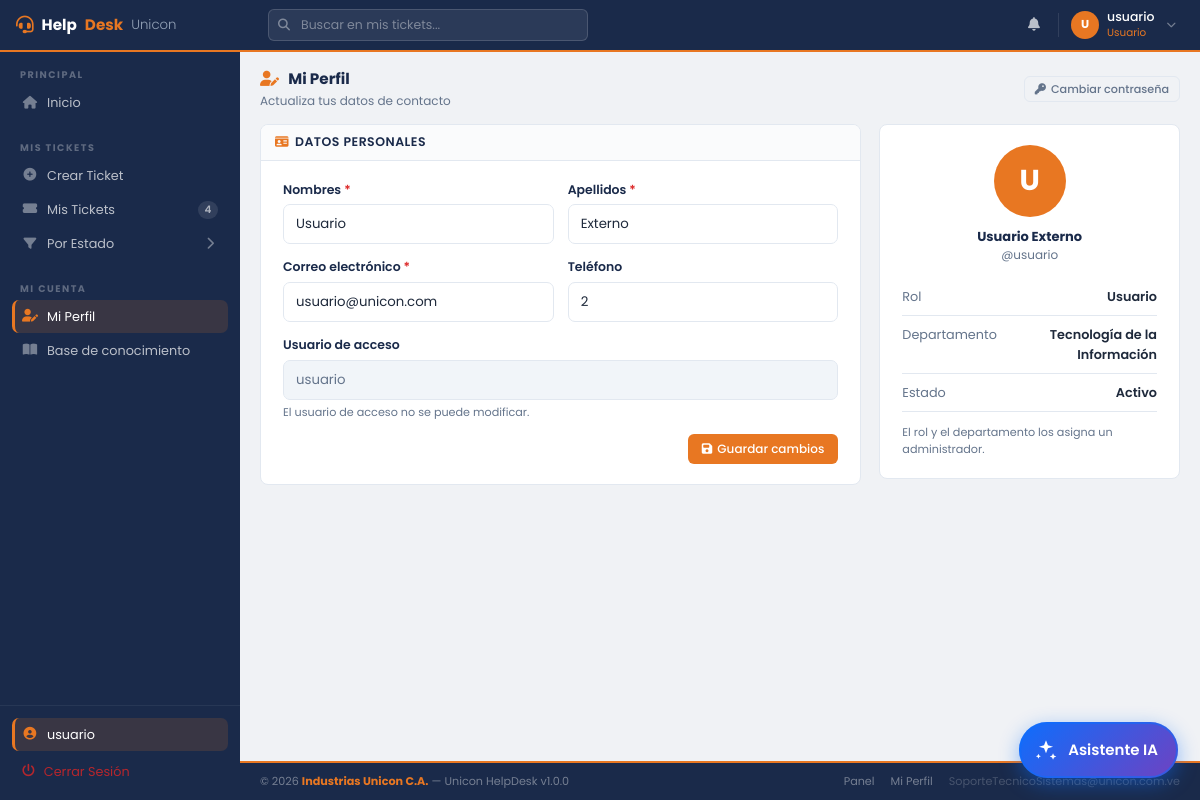
Page /usuario/perfil.php (signed in) on the earlier database version.
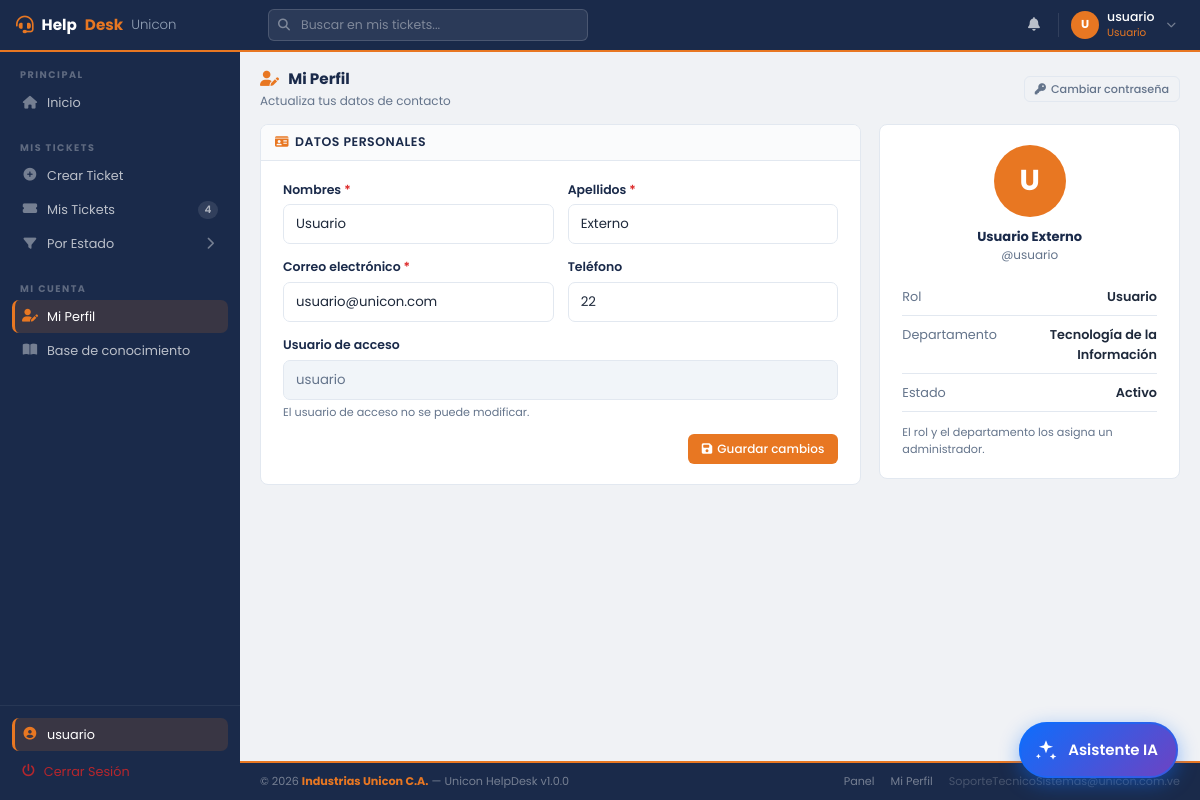
Same page on the later database version.
### tables this page shows
CREATE TABLE `usuarios` (
  `id_usuario` int(11) NOT NULL AUTO_INCREMENT,
  `nombres` varchar(100) NOT NULL,
  `apellidos` varchar(100) NOT NULL,
  `correo` varchar(150) NOT NULL,
  `usuario_login` varchar(50) NOT NULL,
  `contraseña` varchar(255) NOT NULL,
  `telefono` varchar(20) DEFAULT NULL,
  `id_departamento` int(11) NOT NULL,
  `id_rol` int(11) NOT NULL DEFAULT 1,
  `estado` enum('activo','inactivo','reposo','pasante','vacaciones','suspendido') NOT NULL DEFAULT 'activo',
  PRIMARY KEY (`id_usuario`),
  UNIQUE KEY `correo` (`correo`),
  UNIQUE KEY `usuario_login` (`usuario_login`),
  KEY `id_departamento` (`id_departamento`),
  KEY `id_rol` (`id_rol`),
  CONSTRAINT `fk_usuario_departamento` FOREIGN KEY (`id_departamento`) REFERENCES `departamentos` (`id_departamento`) ON UPDATE CASCADE,
  CONSTRAINT `fk_usuario_rol` FOREIGN KEY (`id_rol`) REFERENCES `roles` (`id_rol`) ON UPDATE CASCADE
);

CREATE TABLE `roles` (
  `id_rol` int(11) NOT NULL AUTO_INCREMENT,
  `nombre` varchar(50) NOT NULL,
  `descripcion` text DEFAULT NULL,
  `nivel_acceso` tinyint(1) NOT NULL DEFAULT 1,
  PRIMARY KEY (`id_rol`),
  UNIQUE KEY `nombre` (`nombre`)
);

CREATE TABLE `departamentos` (
  `id_departamento` int(11) NOT NULL AUTO_INCREMENT,
  `nombre` varchar(100) NOT NULL,
  `descripcion` text DEFAULT NULL,
  `estado` enum('activo','inactivo','clausurado') NOT NULL DEFAULT 'activo',
  PRIMARY KEY (`id_departamento`),
  UNIQUE KEY `nombre` (`nombre`)
);

### usuario/perfil.php (the view, shortened to what this page needs)
<?php
include '../config/conexion.php';
$stmt = $conexion->prepare("
    SELECT u.nombres, u.apellidos, u.correo, u.usuario_login, u.telefono, u.estado,
           d.nombre AS departamento_nombre, r.nombre AS rol_nombre
    FROM usuarios u
    JOIN departamentos d ON u.id_departamento = d.id_departamento
    JOIN roles r ON u.id_rol = r.id_rol
    WHERE u.usuario_login = ?
");
$stmt->bind_param("s", $_SESSION['usser']);
$stmt->execute();
$perfil = $stmt->get_result()->fetch_assoc();
include_once '../includes/header2.php';
include_once '../includes/sidebar.php';
?>
<main class="hd-main">
    <div class="hd-page-header">
        <div>
            <div class="hd-page-title"><i class="fas fa-user-edit" style="color:var(--naranja);margin-right:6px;"></i> Mi Perfil</div>
            <div class="hd-page-sub">Actualiza tus datos de contacto</div>
        </div>
        <a href="cambiar_clave.php" class="hd-btn hd-btn-outline hd-btn-sm"><i class="fas fa-key"></i> Cambiar contraseña</a>
    </div>
    <div class="hd-perfil-grid">
        <div class="hd-card">
            <div class="hd-card-header">
                <h5 class="hd-card-title"><i class="fas fa-id-card"></i> Datos personales</h5>
            </div>
            <div class="hd-card-body" style="padding:20px 22px;">
                <form id="form-perfil">
                    <div class="hd-row-2" style="margin-bottom:14px;">
                        <div>
                            <label class="hd-label">Nombres <span style="color:var(--danger);">*</span></label>
                            <input type="text" name="nombres" class="hd-input" maxlength="100" required value="<?= htmlspecialchars($perfil['nombres']) ?>">
                        </div>
                        <div>
                            <label class="hd-label">Apellidos <span style="color:var(--danger);">*</span></label>
                            <input type="text" name="apellidos" class="hd-input" maxlength="100" required value="<?= htmlspecialchars($perfil['apellidos']) ?>">
                        </div>
                    </div>
                    <div class="hd-row-2" style="margin-bottom:14px;">
                        <div>
                            <label class="hd-label">Correo electrónico <span style="color:var(--danger);">*</span></label>
                            <input type="email" name="correo" class="hd-input" maxlength="150" required value="<?= htmlspecialchars($perfil['correo']) ?>">
                        </div>
                        <div>
                            <label class="hd-label">Teléfono</label>
                            <input type="text" name="telefono" class="hd-input" maxlength="20" placeholder="Opcional" value="<?= htmlspecialchars($perfil['telefono'] ?? '') ?>">
                        </div>
                    </div>
                    <div style="margin-bottom:14px;">
                        <label class="hd-label">Usuario de acceso</label>
                        <input type="text" class="hd-input" disabled value="<?= htmlspecialchars($perfil['usuario_login']) ?>">
                        <div style="font-size:0.7rem;color:var(--muted);margin-top:4px;">El usuario de acceso no se puede modificar.</div>
                    </div>
                    <div style="text-align:right;margin-top:12px;">
                        <button type="submit" id="btn-guardar-perfil" class="hd-btn hd-btn-naranja">
                            <i class="fas fa-save"></i> Guardar cambios
                        </button>
                    </div>
                </form>
            </div>
        </div>
        <div class="hd-card" style="padding:20px 22px;">
            <div class="hd-avatar-grande"><?= strtoupper(substr($perfil['nombres'], 0, 1)) ?></div>
            <div style="text-align:center;margin-bottom:14px;">
                <div style="font-weight:700;color:var(--azul);"><?= htmlspecialchars($perfil['nombres'] . ' ' . $perfil['apellidos']) ?></div>
                <div style="font-size:0.75rem;color:var(--muted);">@<?= htmlspecialchars($perfil['usuario_login']) ?></div>
            </div>
            <div class="hd-cuenta-item"><span>Rol</span><span><?= htmlspecialchars($perfil['rol_nombre']) ?></span></div>
            <div class="hd-cuenta-item"><span>Departamento</span><span><?= htmlspecialchars($perfil['departamento_nombre']) ?></span></div>
            <div class="hd-cuenta-item"><span>Estado</span><span><?= htmlspecialchars(ucfirst($perfil['estado'])) ?></span></div>
            <div style="font-size:0.7rem;color:var(--muted);margin-top:12px;line-height:1.5;">
                El rol y el departamento los asigna un administrador.
            </div>
        </div>
    </div>
</main>
<?php include_once '../includes/footer2.php'; ?>

Differences in the rows shown:
changed usuarios "Usuario Externo": telefono "2" → "22"
